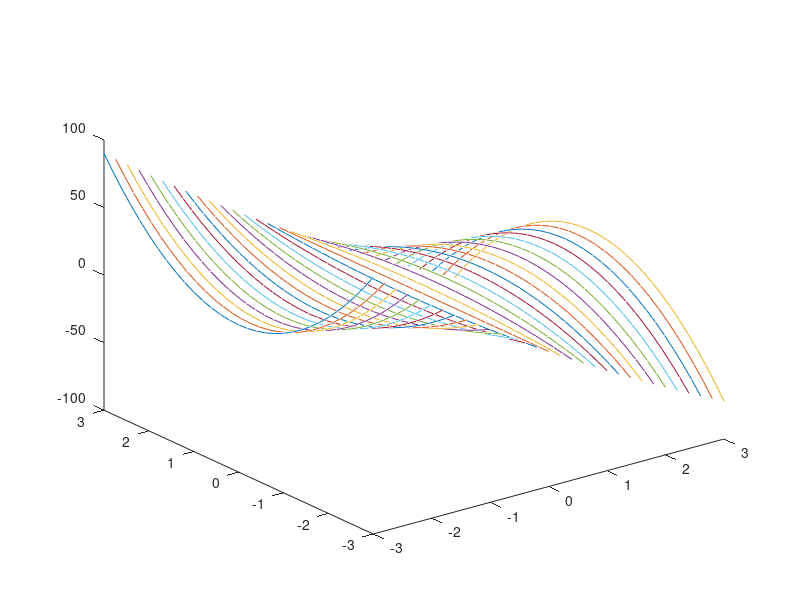
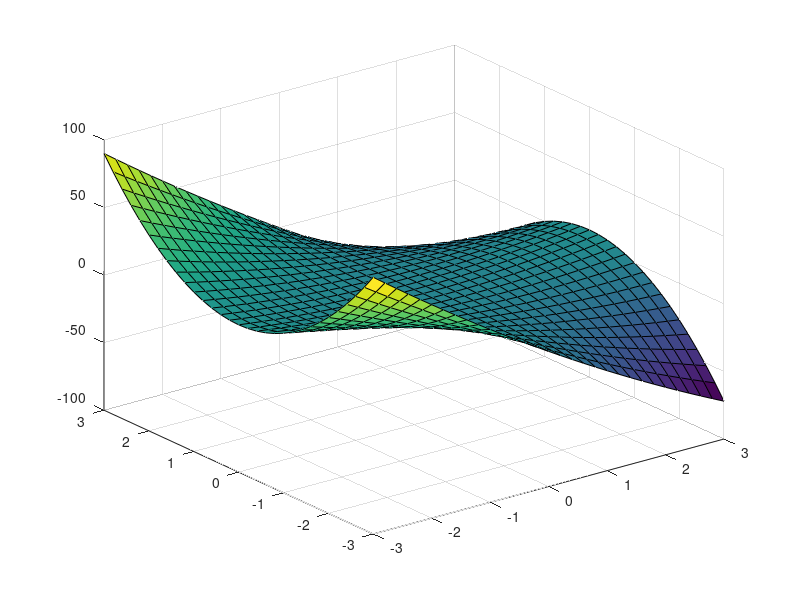
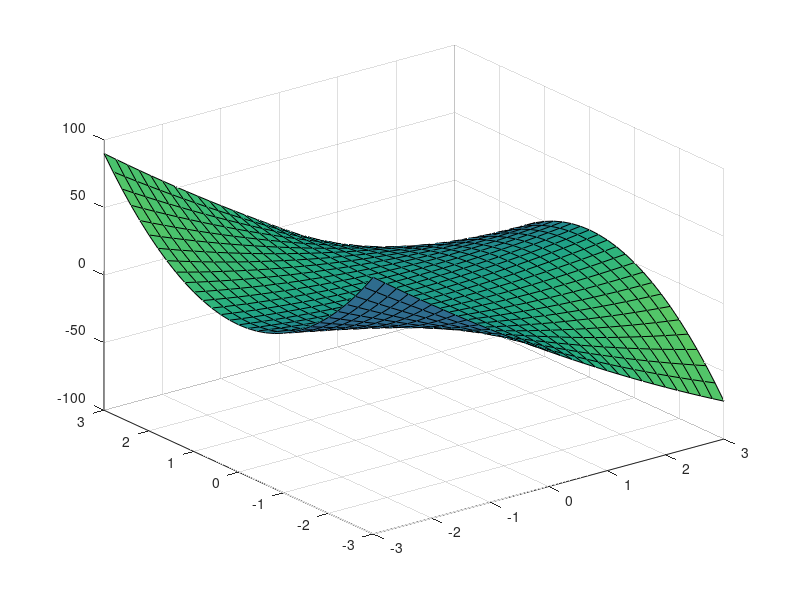
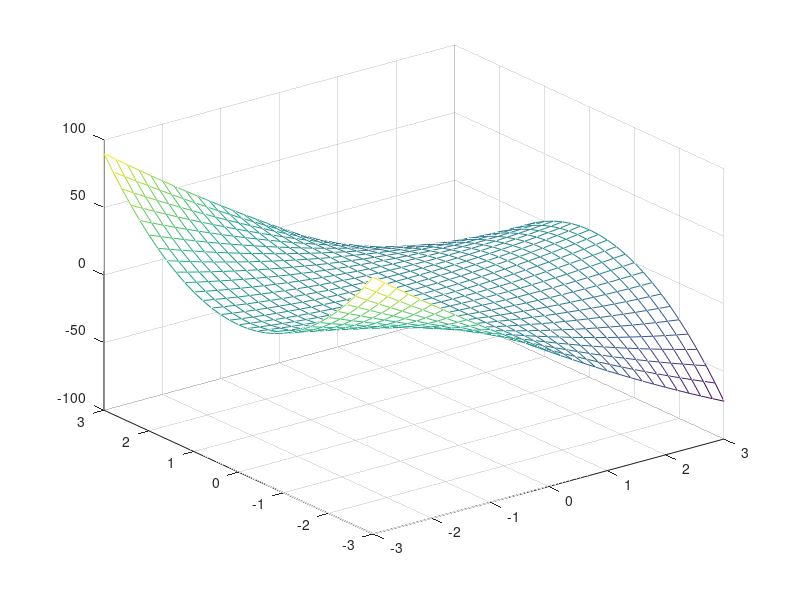

The MATLAB script that drew these images, in order:
clear;clc;close all;
x=-3:0.2:3;
y=-3:0.2:3;
[x y]=meshgrid(x,y);
z=x.^2-3*x.*y.^2;
figure
plot3(x,y,z)
disp('Apasati o tasta');
pause
figure
surf(x,y,z)
disp('Apasati o tasta');
pause
figure
surfl(x,y,z)
disp('Apasati o tasta');
pause
figure
mesh(x,y,z)

